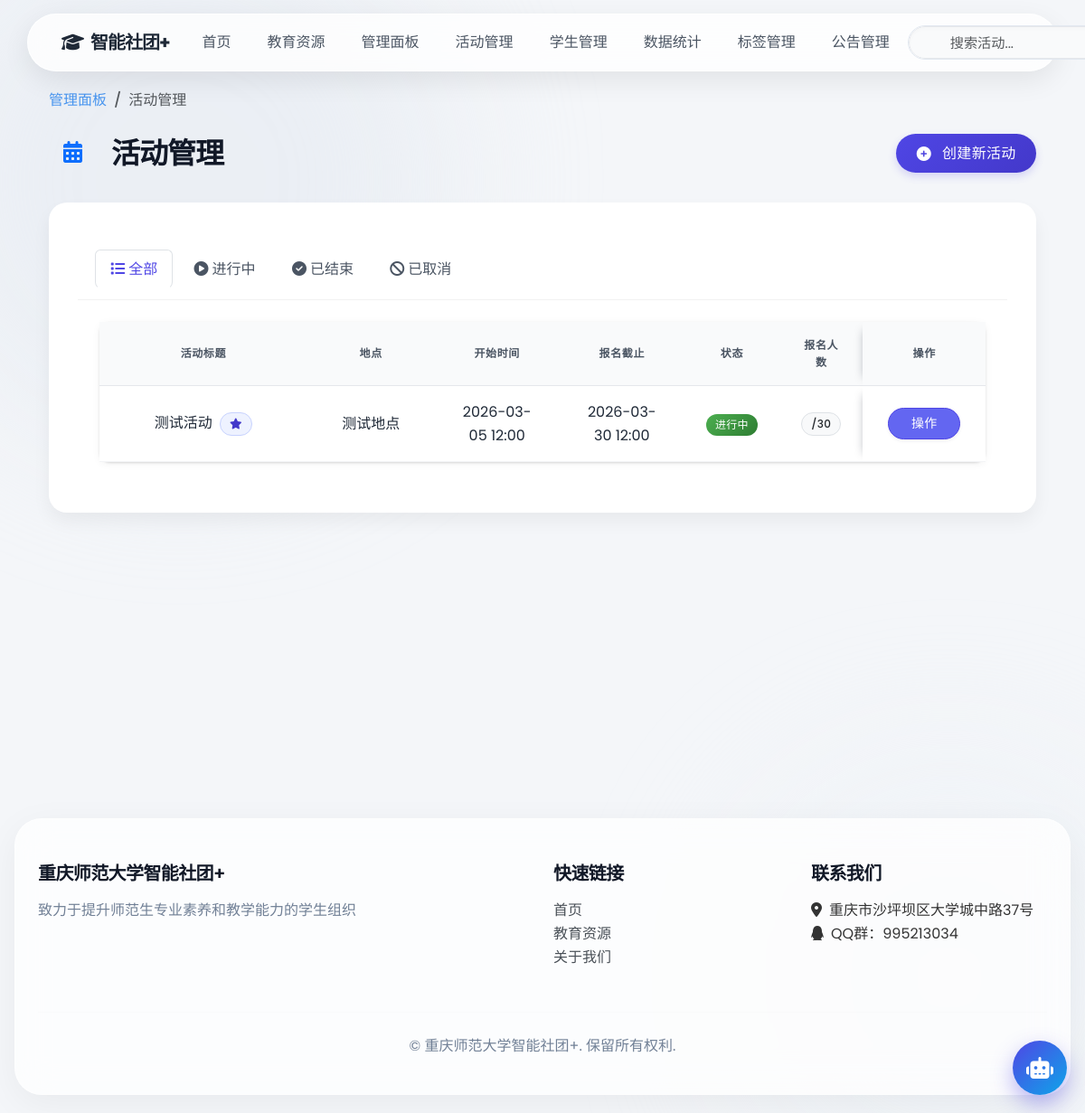
Screenshot of /admin/activities (signed in) with the database file from the repository.
### src/models/__init__.py (models this page shows, shortened)
class Activity(db.Model):
    __tablename__ = 'activities'
    id = Column(Integer, primary_key=True)
    title = Column(String(128), nullable=False)
    description = Column(Text)
    location = Column(String(128))
    start_time = Column(DateTime)
    end_time = Column(DateTime)
    registration_start_time = Column(DateTime)
    registration_deadline = Column(DateTime)
    completed_at = Column(DateTime)  # 活动完成时间
    max_participants = Column(Integer, default=0)  # 0表示不限制
    points = Column(Integer, default=10)  # 参与可获得的积分
    type = Column(String(50), default='其他')  # 活动类型
    status = Column(String(20), default='active')  # 活动状态：active, completed, cancelled
    is_featured = Column(Boolean, default=False)  # 是否为重点活动
    poster_image = Column(String(255))  # 存储海报图片文件名
    poster_data = Column(db.LargeBinary)  # 存储海报图片二进制数据
    poster_mimetype = Column(String(50))  # 存储海报图片MIME类型
    checkin_key = Column(String(32))  # 签到密钥
    checkin_key_expires = Column(DateTime(timezone=True))  # 签到密钥过期时间
    checkin_enabled = Column(Boolean, default=False)  # 是否启用签到
    created_by = Column(Integer, ForeignKey('users.id'))
    created_at = Column(DateTime, default=func.now())
    updated_at = Column(DateTime, default=func.now(), onupdate=func.now())
    creator = relationship('User', backref='created_activities')
    registrations = relationship('Registration', backref='activity', lazy='dynamic', cascade='all, delete-orphan')
    reviews = relationship('ActivityReview', backref='activity', lazy='dynamic', cascade='all, delete-orphan')
    checkins = relationship('ActivityCheckin', backref='activity', lazy='dynamic', cascade='all, delete-orphan')
    tags = relationship('Tag', secondary=activity_tags, backref=backref('activities', lazy='dynamic'))

### src/routes/admin.py (the view, shortened to what this page needs)
@admin_bp.route('/activities')
@admin_bp.route('/activities/<status>')
@admin_required
def activities(status='all'):
    try:
        from src.utils import get_compatible_paginate
        page = request.args.get('page', 1, type=int)
        search = request.args.get('search', '')
        query = db.select(Activity)
        if status == 'upcoming':
            now = get_localized_now()
            query = query.filter(
                Activity.status == 'active',
                Activity.start_time > now
            )
        elif status == 'active':
            query = query.filter(Activity.status == 'active')
        elif status == 'completed':
            query = query.filter(Activity.status == 'completed')
        elif status == 'cancelled':
            query = query.filter(Activity.status == 'cancelled')
        query = query.order_by(Activity.created_at.desc())
        activities = get_compatible_paginate(db, query, page=page, per_page=10, error_out=False)
        activity_ids = [activity.id for activity in activities.items]
        if activity_ids:
            reg_counts_stmt = db.select(
                Registration.activity_id,
                func.count(Registration.id).label('count')
            ).filter(
                Registration.activity_id.in_(activity_ids),
                or_(
                    Registration.status == 'registered',
                    Registration.status == 'attended'
                )
            ).group_by(Registration.activity_id)
            reg_counts_result = db.session.execute(reg_counts_stmt).all()
            registration_counts = {activity_id: count for activity_id, count in reg_counts_result}
        else:
            registration_counts = {}
        from src.utils.time_helpers import display_datetime
        return render_template('admin/activities.html',
                              activities=activities,
                              current_status=status,
                              registration_counts=registration_counts,
                              display_datetime=display_datetime)
    except Exception as e:
        logger.error(f"Error in activities page: {e}")
        flash('加载活动列表时出错', 'danger')
        return redirect(url_for('admin.dashboard'))

### src/__init__.py (called while the page is built)
def register_context_processors(app):
    @app.context_processor
    def inject_now_and_helpers():
        from src.utils.time_helpers import get_localized_now
        return {
            'now': get_localized_now,
            'pytz': pytz
        }

### src/utils/time_helpers.py (called while the page is built, shortened)
def display_datetime(dt, timezone_or_fmt=None, fmt=None):
    if dt is None:
        return "未设置"
    actual_fmt = '%Y-%m-%d %H:%M'  # 默认格式
    timezone = 'Asia/Shanghai'  # 默认时区
    try:
        tz = pytz.timezone(timezone)
    except:
        tz = pytz.timezone('Asia/Shanghai')  # 如果时区名称无效，使用默认时区
    if dt.tzinfo is None:
        dt = pytz.utc.localize(dt)
    else:
        dt = dt.astimezone(pytz.UTC)
    beijing_time = dt.astimezone(tz)
    return beijing_time.strftime(actual_fmt)

### src/templates/admin/activities.html (shortened to what this page needs)
{% extends 'base.html' %}
{% block content %}
<div class="container py-4 admin-activities-page">
    <nav aria-label="breadcrumb" class="mb-3">
        <ol class="breadcrumb">
            <li class="breadcrumb-item"><a href="{{ url_for('admin.dashboard') }}" class="text-decoration-none">管理面板</a></li>
            <li class="breadcrumb-item active fw-medium" aria-current="page">活动管理</li>
        </ol>
    </nav>
    <div class="d-flex align-items-center justify-content-between mb-4">
        <div class="d-flex align-items-center">
            <div class="bg-transparent bg-opacity-10 rounded-circle p-3 me-3">
                <i class="fas fa-calendar-alt text-primary fs-4"></i>
            </div>
            <h2 class="mb-0 fw-bold">活动管理</h2>
        </div>
        <a href="{{ url_for('admin.create_activity') }}" class="btn btn-primary">
            <i class="fas fa-plus-circle me-1"></i> 创建新活动
        </a>
    </div>
    <div class="card border-0 shadow-sm mb-4 activities-card">
        <div class="card-header bg-white p-0">
            <ul class="nav nav-tabs card-header-tabs border-0">
                <li class="nav-item">
                    <a class="nav-link {% if current_status == 'all' %}active fw-medium{% endif %}" href="{{ url_for('admin.activities', status='all') }}">
                        <i class="fas fa-list me-1"></i>全部
                    </a>
                </li>
                <li class="nav-item">
                    <a class="nav-link {% if current_status == 'active' %}active fw-medium{% endif %}" href="{{ url_for('admin.activities', status='active') }}">
                        <i class="fas fa-play-circle me-1"></i>进行中
                    </a>
                </li>
                <li class="nav-item">
                    <a class="nav-link {% if current_status == 'completed' %}active fw-medium{% endif %}" href="{{ url_for('admin.activities', status='completed') }}">
                        <i class="fas fa-check-circle me-1"></i>已结束
                    </a>
                </li>
                <li class="nav-item">
                    <a class="nav-link {% if current_status == 'cancelled' %}active fw-medium{% endif %}" href="{{ url_for('admin.activities', status='cancelled') }}">
                        <i class="fas fa-ban me-1"></i>已取消
                    </a>
                </li>
            </ul>
        </div>
        <div class="card-body p-0">
            <div class="table-responsive" style="overflow-x: auto; overflow-y: visible;">
                <table class="table table-hover align-middle mb-0 table-cell-scroll">
                    <thead class="table-light">
                        <tr>
                            <th style="width: 25%;">活动标题</th>
                            <th style="width: 15%;">地点</th>
                            <th style="width: 15%;">开始时间</th>
                            <th style="width: 15%;">报名截止</th>
                            <th style="width: 8%;">状态</th>
                            <th style="width: 8%;">报名人数</th>
                            <th style="width: 14%;">操作</th>
                        </tr>
                    </thead>
                    <tbody>
                        {% for activity in activities.items %}
                        <tr>
                            <td class="fw-medium text-truncate" style="max-width: 200px;" title="{{ activity.title }}">
                                {{ activity.title }}
                                {% if activity.is_featured %}
                                <span class="badge featured-badge ms-1" title="重点活动"><i class="fas fa-star"></i></span>
                                {% endif %}
                            </td>
                            <td class="text-truncate" style="max-width: 120px;" title="{{ activity.location }}">{{ activity.location }}</td>
                            <td>{{ display_datetime(activity.start_time) }}</td>
                            <td>{{ display_datetime(activity.registration_deadline) }}</td>
                            <td>
                                <span class="badge {% if activity.status == 'active' %}bg-success{% elif activity.status == 'completed' %}bg-secondary{% else %}bg-danger{% endif %} rounded-pill">
                                    {% if activity.status == 'active' %}进行中{% elif activity.status == 'completed' %}已结束{% else %}已取消{% endif %}
                                </span>
                            </td>
                            <td class="text-center">
                                {% if activity.max_participants > 0 %}
                                    <span class="badge bg-light text-dark border rounded-pill">
                                        {{ registration_counts[activity.id] }}/{{ activity.max_participants }}
                                    </span>
                                {% else %}
                                    <span class="badge bg-light text-dark border rounded-pill">
                                        {{ registration_counts[activity.id] }} (不限)
                                    </span>
                                {% endif %}
                            </td>
                            <td>
                                <div class="dropdown">
                                    <button class="btn btn-sm btn-outline-secondary dropdown-toggle action-btn" type="button" id="actionMenu{{ activity.id }}" data-bs-toggle="dropdown" data-bs-boundary="viewport" data-bs-offset="0,8" aria-expanded="false" data-no-loading="true" data-no-global-loading="true">
                                        操作
                                    </button>
                                </div>
                            </td>
                        </tr>
                        {% endfor %}
                    </tbody>
                </table>
            </div>
        </div>
    </div>
</div>
{% endblock %}

### src/templates/base.html (style rules this page uses)
:root { --primary-color: #4361ee; --primary-hover: #3a56d4; --secondary-color: #3f37c9; --accent-color: #4895ef; --success-color: #4cc9f0; --warning-color: #f72585; --danger-color: #e63946; --light-bg: #f8f9fa; --dark-bg: #212529; --text-color: #333; --text-muted: #6c757d; --border-radius: 0.5rem; --box-shadow: 0 4px 6px rgba(0, 0, 0, 0.1); --transition: all 0.3s ease; }
body { font-family: 'Poppins', -apple-system, BlinkMacSystemFont, 'Segoe UI', Roboto, Oxygen, Ubuntu, Cantarell, 'Open Sans', 'Helvetica Neue', sans-serif; color: var(--text-color); background-color: #f5f8fa; line-height: 1.6; }
.nav-link { font-weight: 500; padding: 0.5rem 1rem; border-radius: var(--border-radius); transition: var(--transition); }
.card { border: none; border-radius: var(--border-radius); box-shadow: var(--box-shadow); transition: var(--transition); overflow: hidden; }
.card-header { background-color: #fff; border-bottom: 1px solid rgba(0, 0, 0, 0.05); font-weight: 600; }
.btn { font-weight: 500; border-radius: 0.5rem; padding: 0.5rem 1.25rem; transition: all 0.3s ease; border: none; box-shadow: 0 2px 4px rgba(0, 0, 0, 0.05); display: inline-flex; align-items: center; justify-content: center; gap: 0.5rem; position: relative; overflow: hidden; z-index: 1; }
.btn::after { content: ''; position: absolute; top: 0; left: 0; width: 100%; height: 100%; background: rgba(255, 255, 255, 0.1); z-index: -1; transform: scale(0); transition: transform 0.3s ease; border-radius: inherit; }
.btn-primary { background: linear-gradient(135deg, var(--primary-color), var(--primary-hover)); color: #fff; }
.btn-outline-secondary { background: transparent; border: 1px solid var(--secondary-color); color: var(--secondary-color); }
.btn-sm { padding: 0.25rem 0.75rem; font-size: 0.875rem; }
.table { border-collapse: separate; border-spacing: 0; }

### src/templates/admin/activities.html (style rules this page uses)
.admin-activities-page { padding-bottom: 9rem !important; }
.activities-card, .activities-card .card-body, .activities-card .table-responsive { overflow: visible !important; }
.activities-card .table-responsive { position: relative; z-index: 1; }
.activities-card .dropdown, .activities-card .dropdown-menu { position: relative; z-index: 1080; }
.activities-card { margin-bottom: 5rem !important; }

### rows the page displays
Activity: title "测试活动", is_featured True (drawn), location "测试地点", start_time "2026-03-05 12:00", registration_deadline "2026-03-30 12:00", status "进行中", max_participants "30"
